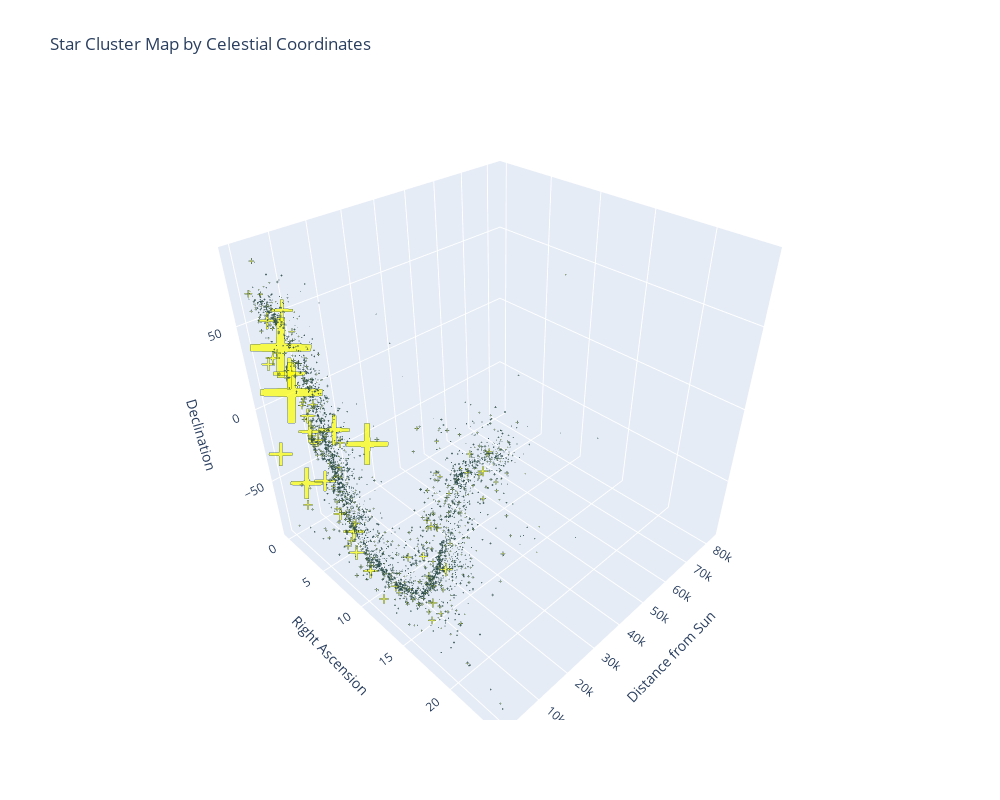

This figure's notebook cell:
### Code cell
fig = px.scatter_3d(
    clusterdf,hover_data=["Name"], x="d", y="RA_Time", z="DEJ2000",
    labels={'Name': 'Cluster Name','d': 'Distance from Sun', 'RA_Time': 'Right Ascension', 'DEJ2000': 'Declination'},
    title= "Star Cluster Map by Celestial Coordinates",
    width=600, height=800 
    
)

# Reverse the x-axis
fig.update_layout(
    scene = dict(
        xaxis = dict(autorange="reversed")
    )
)


fig.update_traces(marker=dict(size=clusterdf.r2 * 10,
                              symbol="cross",
                              color ="yellow",
                              line=dict(width=2,
                                        color='DarkSlateGrey')),
                  selector=dict(mode='markers'))

fig.show()

### Figure 1 — Plotly figure (JSON) as saved in the notebook; plotly's stock layout.template omitted (floating-point values rounded to 4 significant figures; data arrays with more than 128 entries replaced by an {"elided": "..."} marker saying what was removed)
{"data": [{"customdata": {"elided": "3208x1 str values"}, "hovertemplate": "Distance from Sun=%{x}<br>Right Ascension=%{y}<br>Declination=%{z}<br>Cluster Name=%{customdata[0]}<extra></extra>", "legendgroup": "", "marker": {"color": "yellow", "line": {"color": "DarkSlateGrey", "width": 2}, "size": {"elided": "3208 float values"}, "symbol": "cross"}, "mode": "markers", "name": "", "scene": "scene", "showlegend": false, "type": "scatter3d", "x": {"elided": "3208 float values"}, "y": {"elided": "3208 float values"}, "z": {"elided": "3208 float values"}}], "layout": {"height": 800, "legend": {"tracegroupgap": 0}, "scene": {"domain": {"x": [0, 1], "y": [0, 1]}, "xaxis": {"autorange": "reversed", "title": {"text": "Distance from Sun"}}, "yaxis": {"title": {"text": "Right Ascension"}}, "zaxis": {"title": {"text": "Declination"}}}, "title": {"text": "Star Cluster Map by Celestial Coordinates"}, "width": 1000}}
